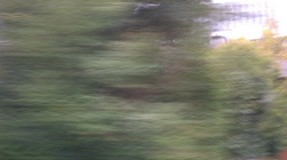
#> input picture Filters/Images/B1.jpg, 287 x 160 px, found by its file name; its folder holds only this picture in this run
$ python modified_fft.code.py
#> lines starting #> are read from the running program, lines starting #| are printed output that depends on the picture; long printed decimals are rounded
### Filters/Blur_images_filter/FFT/detect_blur_fft.py
# import the necessary packages
import matplotlib.pyplot as plt
import numpy as np
def detect_blur_fft(image, size = 100, thresh = 10, vis = False):
	# derive the center (x, y)-coordinates
	(h, w) = image.shape
	(cX, cY) = (int(w / 2.0), int(h / 2.0))

	fft = np.fft.fft2(image)
	fftShift = np.fft.fftshift(fft)
	if vis:
		# compute the magnitude spectrum of the transform
		magnitude = 20 * np.log(np.abs(fftShift))

	# the inverse FFT
	fftShift[cY - size:cY + size, cX - size:cX + size] = 0
	fftShift = np.fft.ifftshift(fftShift)
	recon = np.fft.ifft2(fftShift)

	# compute the magnitude spectrum of the reconstructed image,
	# then compute the mean of the magnitude values
	magnitude = 20 * np.log(np.abs(recon))
	mean = np.mean(magnitude)
	# the image will be considered "blurry" if the mean value of the
	# magnitudes is less than the threshold value
	return (mean, mean <= thresh)

### Filters/Blur_images_filter/FFT/modified_fft.code.py
from detect_blur_fft import detect_blur_fft
import numpy as np
import argparse
import imutils
import cv2
import os

input_folder = "......./images"
output_folder = "........../output"

for filename in os.listdir(input_folder):
    input_path = os.path.join(input_folder, filename)

    # load the input image from disk, resize it, and convert it to
    # grayscale
    orig0 = cv2.imread(input_path, cv2.IMREAD_COLOR)
#> orig0 is the input picture: shape (160, 287, 3); mean B, G, R 103.1, 118, 116
    orig = imutils.resize(orig0, width=800)
    #Converting the image to grayscale using
    gray = cv2.cvtColor(orig, cv2.COLOR_BGR2GRAY)
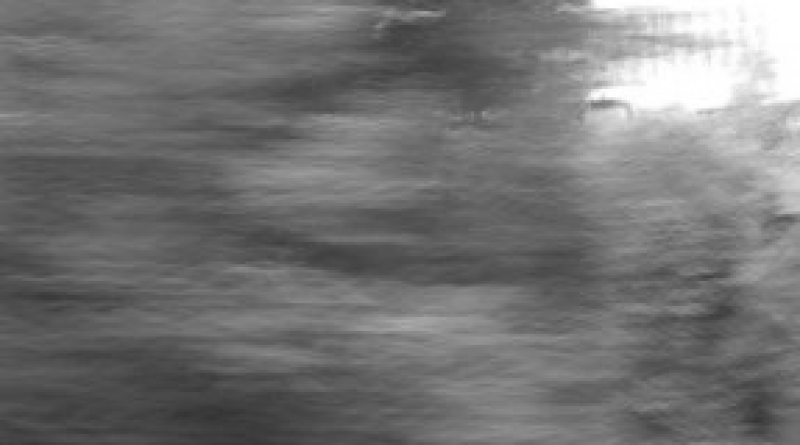
#> gray: shape (445, 800); min 52, max 255, mean 115.7
    # apply our blur detector using the Fast Fourier Transform
    (mean, blurry) = detect_blur_fft(gray, size=100,
	thresh=10, vis=-1)
#> in detect_blur_fft, `magnitude = 20 * np.log(np.abs(fftShift))`:
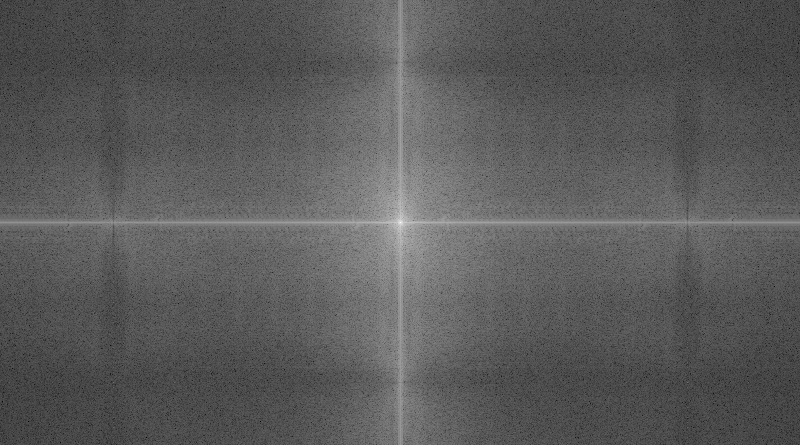
#> magnitude: shape (445, 800) float64; min -12.69, max 350.7, mean 116.7; drawn with min black and max white
#> in detect_blur_fft, `magnitude = 20 * np.log(np.abs(recon))`:
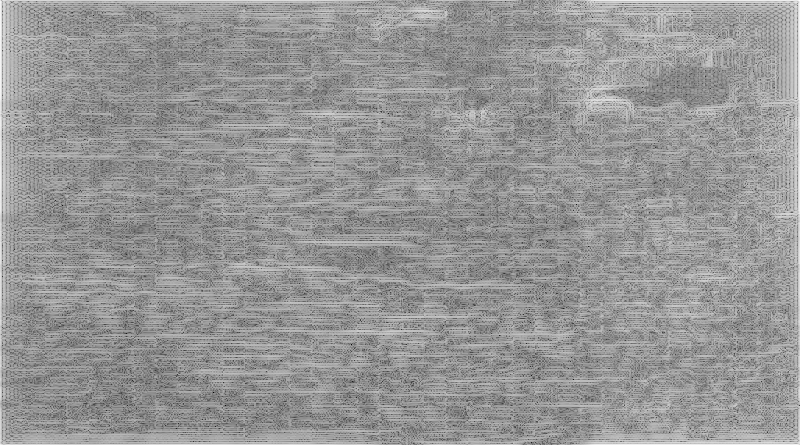
#> magnitude: shape (445, 800) float64; min -135.8, max 88.28, mean -3.6; drawn with min black and max white
#> in detect_blur_fft, `mean = np.mean(magnitude)`: mean = -3.58
#> mean = -3.58; blurry = True

    #dividing images according to Fast Fourier Transform amount
    if (blurry):
        folder_path = os.path.join(output_folder, "Blur.Images")
        if not os.path.exists(folder_path):
            os.makedirs(folder_path)
    else:
        folder_path = os.path.join(output_folder, "Clear.Images")
        if not os.path.exists(folder_path):
            os.makedirs(folder_path)

    # Modify the output path by adding the FFT to the filename
    filename_without_extension = os.path.splitext(filename)[0]
    #output_filename = f"{filename_without_extension}_FFT_{mean}.jpg"
    output_filename = f"_{mean}.jpg"
#> output_filename = '_-3.583587715495107.jpg'
    output_path = os.path.join(folder_path, output_filename)

    # Save the image to the output folder
    cv2.imwrite(output_path, orig0, [cv2.IMWRITE_JPEG_QUALITY, 100])
    # Printing the filename and FFT amount
    print(f"Saved {output_filename} with FFT = {mean}")
#| Saved _-3.583587715495107.jpg with FFT = -3.584

$ run again, on Filters/Images/B2.jpg
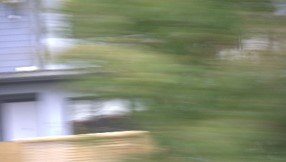
#> input picture Filters/Images/B2.jpg, 286 x 162 px, found by its file name
#> orig0 is the input picture: shape (162, 286, 3); mean B, G, R 120.2, 141.5, 135.7
#> `gray = cv2.cvtColor(orig, cv2.COLOR_BGR2GRAY)`:
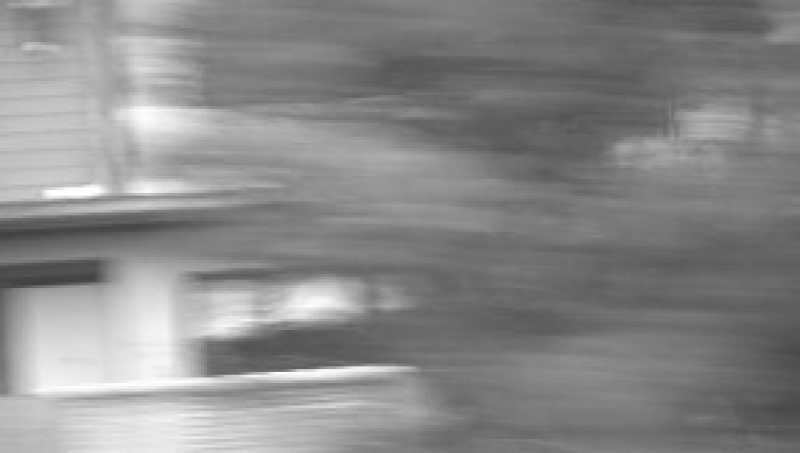
#> gray: shape (453, 800); min 64, max 255, mean 137.3
#> in detect_blur_fft, `magnitude = 20 * np.log(np.abs(recon))`:
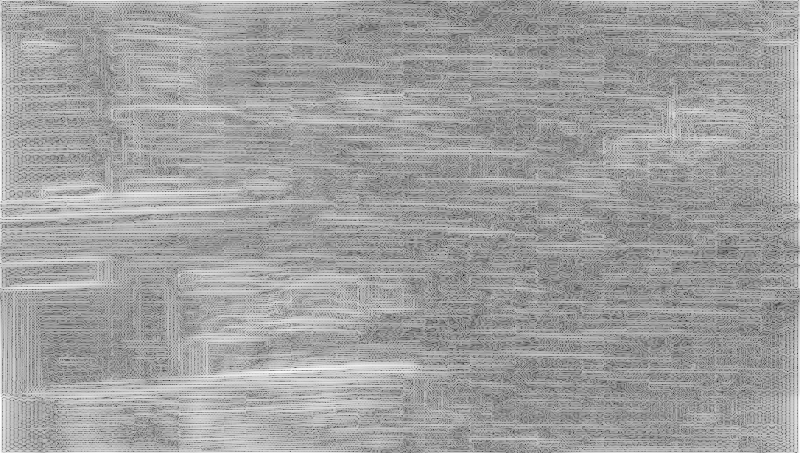
#> magnitude: shape (453, 800) float64; min -148.6, max 75.57, mean -7.9; drawn with min black and max white
#> in detect_blur_fft, `mean = np.mean(magnitude)`: mean = -7.9
#> `(mean, blurry) = detect_blur_fft(gray, size=100, thresh=10, vis=-1)`: blurry = True
#> output_filename = '_-7.898052693390849.jpg'
#| Saved _-7.898052693390849.jpg with FFT = -7.898
